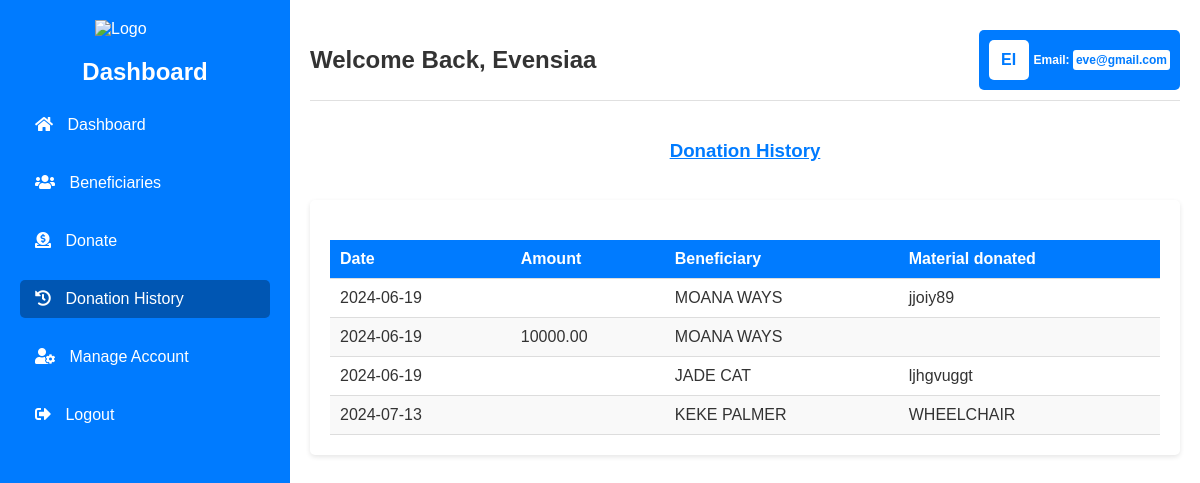
The page /donation-history.php (signed in) on the database its author committed.
### tables this page shows
CREATE TABLE `donation` (
  `did` int(11) NOT NULL,
  `amount` decimal(10,2) DEFAULT NULL,
  `mdonation` text DEFAULT NULL,
  `date` date NOT NULL,
  `bid` int(11) NOT NULL,
  `donor_id` int(11) NOT NULL
);

CREATE TABLE `beneficiary` (
  `bid` int(11) NOT NULL,
  `fname` varchar(45) NOT NULL,
  `mname` varchar(45) NOT NULL,
  `lname` varchar(45) NOT NULL,
  `dob` date NOT NULL,
  `location` varchar(45) NOT NULL,
  `gender` enum('male','female') NOT NULL,
  `phone` varchar(10) NOT NULL,
  `file_name` varchar(45) NOT NULL,
  `description` text NOT NULL,
  `distype_id` int(11) NOT NULL,
  `chairperson_id` int(11) NOT NULL
);

### donation-history.php (the view, shortened to what this page needs)
<!DOCTYPE html>
<html lang="en">
<head>
    <link rel="stylesheet" href="css/dashboard.css">
    <link rel="stylesheet" href="css/donation-histor.css">
    <link rel="stylesheet" href="https://cdnjs.cloudflare.com/ajax/libs/font-awesome/5.15.3/css/all.min.css">
</head>
<body>
<div class="container">
    <div class="sidebar">
        <div class="logo">
            <img src="pictures/wheelchair.png" alt="Logo">
        </div>
        <h2>Dashboard</h2>
        <ul>
            <li><a href="donor.php"><i class="fas fa-home"></i> Dashboard</a></li>
            <li><a href="beneficiaries.php"><i class="fas fa-users"></i> Beneficiaries</a></li>
            <li><a href="donate.php"><i class="fas fa-donate"></i> Donate</a></li>
            <li><a href="donation-history.php" class="active"><i class="fas fa-history"></i> Donation History</a></li>
            <li><a href="manage-account.php"><i class="fas fa-user-cog"></i> Manage Account</a></li>
            <li><a href="logout.php"><i class="fas fa-sign-out-alt"></i> Logout</a></li>
        </ul>
    </div>
    <div class="content">
        <div class="top-header">
            <div class="welcome-message">
                <h1>Welcome Back, <strong><?php echo htmlspecialchars($_SESSION['f_name']); ?></strong></h1>
            </div>
            <div class="profile">
                <div class="profile-rectangle">
                    <div class="profile-initials">
                        <?php echo strtoupper(substr($_SESSION['f_name'], 0, 1) . substr($_SESSION['l_name'], 0, 1)); ?>
                    </div>
                    <div class="profile-info">
                        <p>Email: <span><?php echo htmlspecialchars($_SESSION['e_mail']); ?></span></p>
                    </div>
                </div>
            </div>
        </div>
        <h3><u>Donation History</u></h3>
        <div class="table-container">
            <table>
                <thead>
                    <tr>
                        <th>Date</th>
                        <th>Amount</th>
                        <th>Beneficiary</th>
                        <th>Material donated</th>
                    </tr>
                </thead>
                <tbody>
                <?php
                $conn = mysqli_connect("localhost", "root", "", "dmess");
                $donor_id = $_SESSION['donor_id'];
                $sql = "SELECT donation.date, donation.amount, beneficiary.fname, beneficiary.lname, donation.mdonation
                        FROM donation
                        JOIN beneficiary ON donation.bid = beneficiary.bid
                        WHERE donation.donor_id = $donor_id";
                $query = mysqli_query($conn, $sql);
                while ($row = mysqli_fetch_assoc($query)) {
                    echo "<tr>
                            <td>{$row['date']}</td>
                            <td>{$row['amount']}</td>
                            <td>{$row['fname']} {$row['lname']}</td>
                            <td>{$row['mdonation']}</td>
                          </tr>";
                }
                ?>
                </tbody>
            </table>
        </div>
    </div>
</div>
</body>
</html>

### dashboard.css (style rules this page uses)
body { font-family: 'Arial', sans-serif; background-color: #f4f4f4; margin: 0; padding: 0; color: #333; display: flex; flex-direction: column; height: 100vh; }
.container { display: flex; flex: 1; }
.sidebar { width: 250px; background-color: #007bff; color: #fff; padding: 20px; box-shadow: 2px 0 5px rgba(0, 0, 0, 0.1); flex-shrink: 0; transition: transform 0.3s ease-in-out; }
.sidebar .logo img { width: 100px; margin: 0 auto 10px; display: block; }
.sidebar h2 { text-align: center; margin-bottom: 20px; }
.sidebar ul { list-style: none; padding: 0; }
.sidebar ul li { margin-bottom: 20px; }
.sidebar ul li a { color: #fff; text-decoration: none; display: block; padding: 10px 15px; border-radius: 5px; transition: background-color 0.3s; }
.sidebar ul li a.active, .sidebar ul li a:hover { background-color: #0056b3; }
.sidebar ul li a i { margin-right: 10px; }
.content { flex: 1; padding: 20px; background-color: #fff; display: flex; flex-direction: column; }
.top-header { display: flex; align-items: center; justify-content: space-between; margin-bottom: 20px; padding: 10px 0; border-bottom: 1px solid #e0e0e0; }
.welcome-message { display: flex; align-items: center; }
.welcome-message h1 { margin: 0; font-size: 24px; }
.profile { display: flex; align-items: center; }
.profile-rectangle { display: flex; align-items: center; padding: 5px 10px; background-color: #007bff; color: #fff; border-radius: 5px; height: 50px; }
.profile-initials { width: 40px; height: 40px; background-color: #fff; color: #007bff; display: flex; align-items: center; justify-content: center; font-size: 16px; font-weight: bold; border-radius: 5px; margin-right: 5px; }
.profile-info { display: flex; flex-direction: column; justify-content: center; }
.profile-info p { margin: 0; font-weight: bold; text-align: left; font-size: 12px; }
.profile-info span { display: inline-block; background-color: #fff; color: #007bff; padding: 3px; border-radius: 3px; text-align: center; font-size: 12px; }

### donation-histor.css (style rules this page uses)
h3 { color: #007bff; text-align: center; }
.table-container { margin-top: 20px; background-color: #fff; border-radius: 5px; padding: 20px; box-shadow: 0 2px 5px rgba(0, 0, 0, 0.1); }
table { width: 100%; border-collapse: collapse; margin-top: 20px; }
table thead tr { background-color: #007bff; color: #fff; text-align: left; padding: 10px 0; }
table th, table td { padding: 10px; border-bottom: 1px solid #ddd; }
table tbody tr:nth-child(even) { background-color: #f9f9f9; }

### rows shown on the page
donation: date "2024-06-19", bid.fname "MOANA", bid.lname "WAYS", mdonation "jjoiy89"
donation: date "2024-06-19", amount "10000.00", bid.fname "MOANA", bid.lname "WAYS"
donation: date "2024-06-19", bid.fname "JADE", bid.lname "CAT", mdonation "ljhgvuggt"
donation: date "2024-07-13", bid.fname "KEKE", bid.lname "PALMER", mdonation "WHEELCHAIR"

### other values the page prints
$_SESSION['f_name'] "Evensiaa"
substr($_SESSION['f_name'], 0, 1) . substr($_SESSION['l_name'], 0, 1) "EI"
$_SESSION['e_mail'] "eve@gmail.com"
